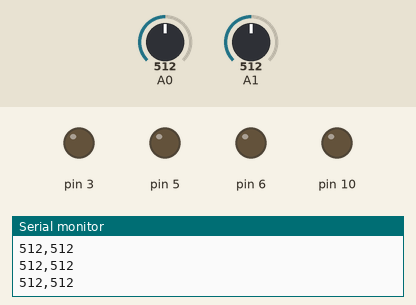
Simulated run of this sketch. Board: Arduino Uno, built with avr-gcc and run on an emulated ATmega328P. Parts: output pins drawn as LEDs (lit = HIGH), the last lines printed to the serial monitor. The test bench sets the inputs (shaded band); at power-on: A1 = 512, A0 = 512.

Above: at 1.2 s.
1.3 s: A1 set to 210
2.8 s: A1 set to 191
At 4.0 s:
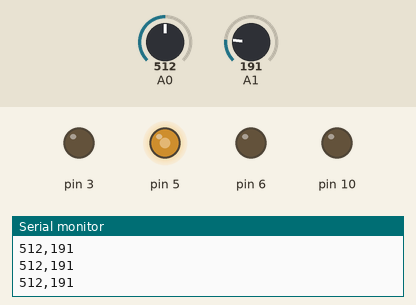
4.3 s: A0 set to 214
5.8 s: A0 set to 182
At 6.2 s:
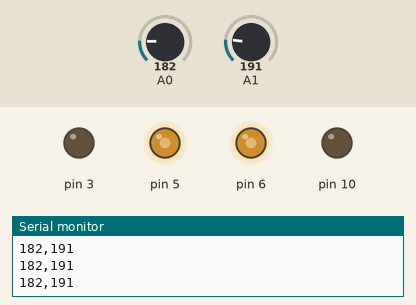
7.3 s: A1 set to 306
At 8.5 s:
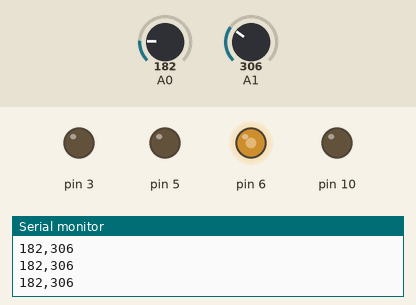
8.8 s: A1 set to 190
At 9.7 s:
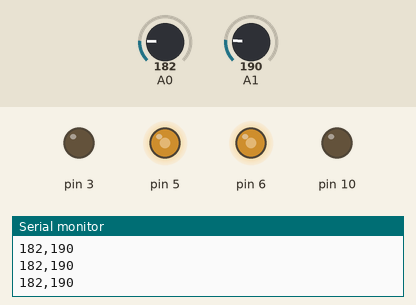
Timing chart, 0 to 11.3 s (numbered marks = the images above; inputs shaded):
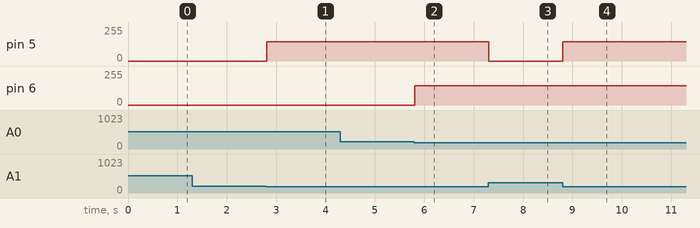

Measured:
- the behaviour switches between 200 and 199 on A1 (found by bisection; images 0 and 1)
- the behaviour switches between 200 and 199 on A0 (found by bisection; images 1 and 2)
- after the input at 2.8 s, pin 5: 0/255 → 145/255 at once
- after the input at 5.8 s, pin 6: 0/255 → 145/255 at once
- after the input at 7.3 s, pin 5: 145/255 → 0/255 at once
- after the input at 8.8 s, pin 5: 0/255 → 145/255 at once

The sketch:

seguidor-de-linha.ino
```cpp
// C++ code
//
int Direita = 0;

int Esquerda = 0;

void setup()
{
  pinMode(A0, INPUT);
  Serial.begin(9600);
  pinMode(A1, INPUT);
  pinMode(3, OUTPUT);
  pinMode(5, OUTPUT);
  pinMode(6, OUTPUT);
  pinMode(10, OUTPUT);
}

void loop()
{
  Serial.print(analogRead(A0));
Serial.print(',');
  Serial.println(analogRead(A1));
  if (analogRead(A0) > 200 && analogRead(A1) < 200) {
    analogWrite(3, 0);
    analogWrite(5, 145);
    analogWrite(6, 0);
    analogWrite(10, 0);
  }
  if (analogRead(A0) < 200 && analogRead(A1) > 200) {
    analogWrite(3, 0);
    analogWrite(5, 0);
    analogWrite(6, 145);
    analogWrite(10, 0);
  }
  if (analogRead(A0) < 200 && analogRead(A1) < 200) {
    analogWrite(3, 0);
    analogWrite(5, 145);
    analogWrite(6, 145);
    analogWrite(10, 0);
  } // Delay a little bit to improve simulation performance
  delay(10);
}
```
